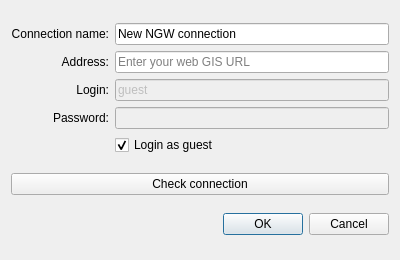
<?xml version="1.0" encoding="UTF-8"?>
<ui version="4.0">
 <class>CreateNGWConnectionDialog</class>
 <widget class="QDialog" name="CreateNGWConnectionDialog">
  <property name="geometry">
   <rect>
    <x>0</x>
    <y>0</y>
    <width>400</width>
    <height>260</height>
   </rect>
  </property>
  <property name="minimumSize">
   <size>
    <width>0</width>
    <height>260</height>
   </size>
  </property>
  <property name="maximumSize">
   <size>
    <width>16777215</width>
    <height>260</height>
   </size>
  </property>
  <property name="windowTitle">
   <string>Dialog</string>
  </property>
  <layout class="QVBoxLayout" name="verticalLayout">
   <item>
    <layout class="QGridLayout" name="gridLayout">
     <item row="2" column="1">
      <widget class="QLineEdit" name="loginEdit">
       <property name="enabled">
        <bool>false</bool>
       </property>
       <property name="text">
        <string>guest</string>
       </property>
      </widget>
     </item>
     <item row="1" column="0">
      <widget class="QLabel" name="label_4">
       <property name="text">
        <string>Address:</string>
       </property>
       <property name="alignment">
        <set>Qt::AlignRight|Qt::AlignTrailing|Qt::AlignVCenter</set>
       </property>
      </widget>
     </item>
     <item row="3" column="1">
      <widget class="QLineEdit" name="passwordEdit">
       <property name="enabled">
        <bool>false</bool>
       </property>
       <property name="echoMode">
        <enum>QLineEdit::Password</enum>
       </property>
      </widget>
     </item>
     <item row="0" column="1">
      <widget class="QLineEdit" name="connNameEdit">
       <property name="inputMask">
        <string/>
       </property>
       <property name="text">
        <string>New NGW connection</string>
       </property>
       <property name="placeholderText">
        <string>Enter connection name</string>
       </property>
      </widget>
     </item>
     <item row="2" column="0">
      <widget class="QLabel" name="label_2">
       <property name="text">
        <string>Login:</string>
       </property>
       <property name="alignment">
        <set>Qt::AlignRight|Qt::AlignTrailing|Qt::AlignVCenter</set>
       </property>
      </widget>
     </item>
     <item row="1" column="1">
      <widget class="QLineEdit" name="connectionUrlEdit">
       <property name="placeholderText">
        <string>Enter your web GIS URL</string>
       </property>
      </widget>
     </item>
     <item row="0" column="0">
      <widget class="QLabel" name="label">
       <property name="text">
        <string>Connection name:</string>
       </property>
       <property name="alignment">
        <set>Qt::AlignRight|Qt::AlignTrailing|Qt::AlignVCenter</set>
       </property>
      </widget>
     </item>
     <item row="3" column="0">
      <widget class="QLabel" name="label_3">
       <property name="text">
        <string>Password:</string>
       </property>
       <property name="alignment">
        <set>Qt::AlignRight|Qt::AlignTrailing|Qt::AlignVCenter</set>
       </property>
      </widget>
     </item>
     <item row="4" column="1">
      <widget class="QCheckBox" name="loginAsGuest">
       <property name="text">
        <string>Login as guest</string>
       </property>
       <property name="checked">
        <bool>true</bool>
       </property>
      </widget>
     </item>
    </layout>
   </item>
   <item>
    <widget class="QPushButton" name="checkConnectionButton">
     <property name="text">
      <string>Check connection</string>
     </property>
    </widget>
   </item>
   <item>
    <widget class="QDialogButtonBox" name="buttonBox">
     <property name="orientation">
      <enum>Qt::Horizontal</enum>
     </property>
     <property name="standardButtons">
      <set>QDialogButtonBox::Cancel|QDialogButtonBox::Ok</set>
     </property>
    </widget>
   </item>
  </layout>
 </widget>
 <resources/>
 <connections>
  <connection>
   <sender>buttonBox</sender>
   <signal>accepted()</signal>
   <receiver>CreateNGWConnectionDialog</receiver>
   <slot>accept()</slot>
   <hints>
    <hint type="sourcelabel">
     <x>248</x>
     <y>254</y>
    </hint>
    <hint type="destinationlabel">
     <x>157</x>
     <y>274</y>
    </hint>
   </hints>
  </connection>
  <connection>
   <sender>buttonBox</sender>
   <signal>rejected()</signal>
   <receiver>CreateNGWConnectionDialog</receiver>
   <slot>reject()</slot>
   <hints>
    <hint type="sourcelabel">
     <x>316</x>
     <y>260</y>
    </hint>
    <hint type="destinationlabel">
     <x>286</x>
     <y>274</y>
    </hint>
   </hints>
  </connection>
 </connections>
</ui>
